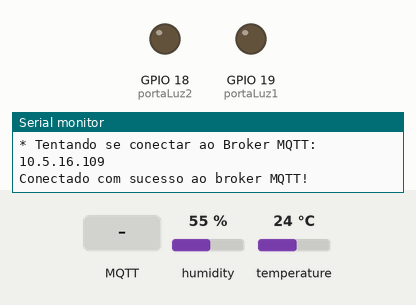
A sketch run on a simulated ESP32. Shown: output pins drawn as LEDs (lit = HIGH), the last lines printed to the serial monitor. Inputs (shaded band) come from the test bench; at power-on: humidity 55 %, temperature 24 °C. WiFi joins after 1.5 s; servers stay silent unless stated; no MQTT or app messages arrive unless stated.

Above: at 2.7 s.
2.8 s: MQTT message "ligaVentilador" arrives on the first subscribed topic
At 3.5 s:
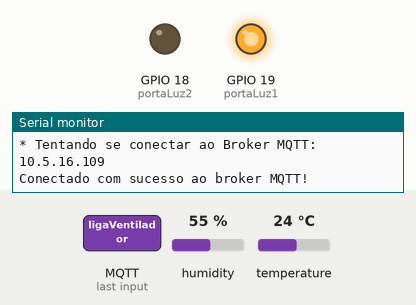
4.3 s: MQTT message "desligaVentilador" arrives on the first subscribed topic
At 4.7 s:
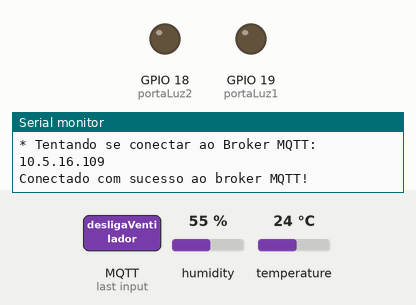
11.5 s: MQTT message "ligaPC" arrives on the first subscribed topic
At 12.5 s:
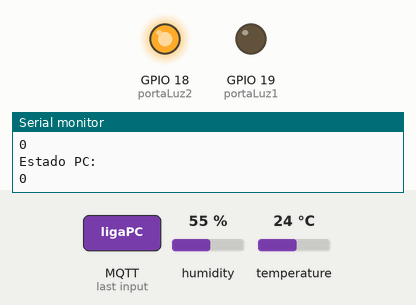
13.0 s: MQTT message "desligaPC" arrives on the first subscribed topic
At 13.7 s:
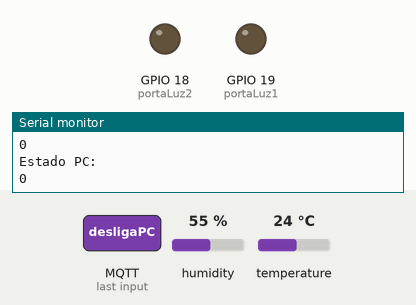
Timing chart, 0 to 15.5 s (numbered marks = the images above; inputs shaded):
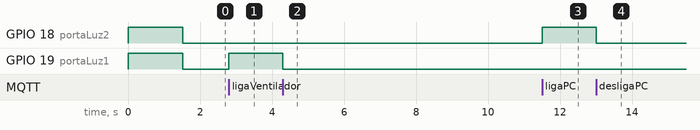

The sketch:

mod03.ino
```cpp
#include <WiFi.h> // Importa a Biblioteca ESP8266WiFi
#include <PubSubClient.h> // Importa a Biblioteca PubSubClient
#include <Adafruit_Sensor.h>
#include <DHT.h>
#define DHTTYPE    DHT11
#define ATRASO_SENSOR (1000UL * 10 * 1)

unsigned long tempoDecorrido = millis() + ATRASO_SENSOR;//começa a contar o tempo


// WIFI
const char* SSID = "WEP"; // SSID / nome da rede WI-FI que deseja se conectar
const char* PASSWORD = "vaidartudocerto"; // Senha da rede WI-FI que deseja se conectar
//const char* SSID = "Repeat"; // SSID / nome da rede WI-FI que deseja se conectar
//const char* PASSWORD = "12345679@Repeat"; // Senha da rede WI-FI que deseja se conectar

/*
// MQTT
const char* BROKER_MQTT = "m12.cloudmqtt.com";
int BROKER_PORT = 10858; // Porta do Broker MQTT
const char* mqttUser = "niwveled";    //user
const char* mqttPassword = "Jhkots1UqEvF";  //password
*/

const char* BROKER_MQTT = "10.5.16.109";
int BROKER_PORT = 1883; // Porta do Broker MQTT
const char* mqttUser = "sdufjf";    //user
const char* mqttPassword = "Sd2019-03";  //password

#define TOPICO_SUBSCRIBE "sd/3504/atuadores"     //tópico MQTT de escuta
#define TOPICO_PUBLISH_TEMP   "sd/3504/sensores/temperatura"    //tópico MQTT de envio de informações para Broker
#define TOPICO_PUBLISH_UMI   "sd/3504/sensores/umidade"    //tópico MQTT de envio de informações para Broker
#define ID_MQTT  "camadaCoisas3"     //id mqtt (para identificação de sessão)

String valorTMP_str;
char valorTMP[4];

//Variáveis e objetos globais
WiFiClient espClient; // Cria o objeto espClient
PubSubClient MQTT(espClient); // Instancia o Cliente MQTT passando o objeto espClient

char EstadoSaida1 = '0';  //variável que armazena o estado atual da saída do Ventilador
char EstadoSaida2 = '0';  //variável que armazena o estado atual da saída da Computador

const int portaLuz1 = GPIO_NUM_19; //porta/pino da luz 1
const int portaLuz2 = GPIO_NUM_18; //porta/pino da luz 2
const int DHTPIN = GPIO_NUM_23; //porta/pino do sensor de temp

DHT dht(DHTPIN, DHTTYPE);

//Declaração das Funções
void initSerial();
void initWiFi();
void initMQTT();
void reconectWiFi();
void mqtt_callback(char* topic, byte* payload, unsigned int length);
void VerificaConexoesWiFIEMQTT(void);
void InitOutput(void);

/*
 *  Implementações das funções
 */
void setup()
{
    //inicializações:
    InitOutput();
    initSerial();
    initWiFi();
    initMQTT();
    digitalWrite(portaLuz1, LOW);
    digitalWrite(portaLuz2, LOW);
    EstadoSaida1 = '0';
    EstadoSaida2 = '0';
}

//Função: inicializa comunicação serial com baudrate 115200 (para fins de monitorar no terminal serial
//        o que está acontecendo.
//Parâmetros: nenhum
//Retorno: nenhum
void initSerial()
{
    Serial.begin(115200);
}

//Função: inicializa e conecta-se na rede WI-FI desejada
//Parâmetros: nenhum
//Retorno: nenhum
void initWiFi()
{
    delay(10);
    Serial.println("------Conexao WI-FI------");
    Serial.print("Conectando-se na rede: ");
    Serial.println(SSID);
    Serial.println("Aguarde");

    reconectWiFi();
}

//Função: inicializa parâmetros de conexão MQTT(endereço do
//        broker, porta e seta função de callback)
//Parâmetros: nenhum
//Retorno: nenhum
void initMQTT()
{
    MQTT.setServer(BROKER_MQTT, BROKER_PORT);   //informa qual broker e porta deve ser conectado
    MQTT.setCallback(mqtt_callback);            //atribui função de callback (função chamada quando qualquer informação de um dos tópicos subescritos chega)
}

//Função: função de callback
//        esta função é chamada toda vez que uma informação de
//        um dos tópicos subescritos chega)
//Parâmetros: nenhum
//Retorno: nenhum
void mqtt_callback(char* topic, byte* payload, unsigned int length)
{
    String msg;

    //obtem a string do payload recebido
    for(int i = 0; i < length; i++)
    {
       char c = (char)payload[i];
       msg += c;
    }

    //toma ação dependendo da string recebida:
    if (msg.equals("desligaVentilador") && EstadoSaida1 == '1')
    {
        digitalWrite(portaLuz1, LOW);
        EstadoSaida1 = '0';
        //EnviaEstadoOutputMQTT();
    }

    //verifica se deve colocar nivel alto de tensão na saída da luz 1:
    if (msg.equals("ligaVentilador") && EstadoSaida1 == '0')
    {
        digitalWrite(portaLuz1, HIGH);
        EstadoSaida1 = '1';
        //EnviaEstadoOutputMQTT();
    }

    //verifica se deve colocar nivel baixo de tensão na saída da luz 1:
    if (msg.equals("desligaPC") && EstadoSaida2 == '1')
    {
        digitalWrite(portaLuz2, LOW);
        EstadoSaida2 = '0';
        //EnviaEstadoOutputMQTT();
    }

    //verifica se deve colocar nivel alto de tensão na saída da luz 1:
    if (msg.equals("ligaPC") && EstadoSaida2 == '0')
    {
        digitalWrite(portaLuz2, HIGH);
        EstadoSaida2 = '1';
        //EnviaEstadoOutputMQTT();
    }
    if (msg.equals("estadoVentilador"))
    {
        if (EstadoSaida1 == '1'){
          delay(200);
          MQTT.publish("sd/3504/atuadores/estado/ventilador", "1");
        }
        else {
          delay(200);
          MQTT.publish("sd/3504/atuadores/estado/ventilador", "0");
        }
    }
    if (msg.equals("estadoPC"))
    {
        if (EstadoSaida2 == '1'){
          delay(200);
          MQTT.publish("sd/3504/atuadores/estado/pc", "1");
        }
        else {
          delay(200);
          MQTT.publish("sd/3504/atuadores/estado/pc", "0");
        }
    }
}

//Função: reconecta-se ao broker MQTT (caso ainda não esteja conectado ou em caso de a conexão cair)
//        em caso de sucesso na conexão ou reconexão, o subscribe dos tópicos é refeito.
//Parâmetros: nenhum
//Retorno: nenhum
void reconnectMQTT()
{
    while (!MQTT.connected())
    {
        Serial.print("* Tentando se conectar ao Broker MQTT: ");
        Serial.println(BROKER_MQTT);
        if (MQTT.connect(ID_MQTT, mqttUser, mqttPassword))
        {
            Serial.println("Conectado com sucesso ao broker MQTT!");
            MQTT.subscribe(TOPICO_SUBSCRIBE);
        }
        else
        {
            Serial.println("Falha ao reconectar no broker.");
            Serial.println("Havera nova tentatica de conexao em 2s");
            delay(2000);
        }
    }
}

//Função: reconecta-se ao WiFi
//Parâmetros: nenhum
//Retorno: nenhum
void reconectWiFi()
{
    //se já está conectado a rede WI-FI, nada é feito.
    //Caso contrário, são efetuadas tentativas de conexão
    if (WiFi.status() == WL_CONNECTED)
        return;

    WiFi.begin(SSID, PASSWORD); // Conecta na rede WI-FI

    while (WiFi.status() != WL_CONNECTED)
    {
        delay(100);
        Serial.print(".");
    }

    Serial.println();
    Serial.print("Conectado com sucesso na rede ");
    Serial.print(SSID);
    Serial.println("\nIP obtido: ");
    Serial.println(WiFi.localIP());
}

//Função: verifica o estado das conexões WiFI e ao broker MQTT.
//        Em caso de desconexão (qualquer uma das duas), a conexão
//        é refeita.
//Parâmetros: nenhum
//Retorno: nenhum
void VerificaConexoesWiFIEMQTT(void)
{
    if (!MQTT.connected())
        reconnectMQTT(); //se não há conexão com o Broker, a conexão é refeita

     reconectWiFi(); //se não há conexão com o WiFI, a conexão é refeita
}

//Função: inicializa o output em nível lógico baixo
//Parâmetros: nenhum
//Retorno: nenhum
void InitOutput(void)
{
    //IMPORTANTE: o Led já contido na placa é acionado com lógica invertida (ou seja,
    //enviar HIGH para o output faz o Led apagar / enviar LOW faz o Led acender)
    pinMode(portaLuz1, OUTPUT);
    digitalWrite(portaLuz1, HIGH);
    pinMode(portaLuz2, OUTPUT);
    digitalWrite(portaLuz2, HIGH);
    dht.begin();
    //pinMode(sensorTemp, INPUT);
}


//Função: realiza a leitura do sensor ldr, imprime no terminal e publica no topico do MQTT os dados obtidos pelo sensor
//Parâmetros: nenhum
//Retorno: nenhum
void leituraTemp(){

    float temp = dht.readTemperature();
    float umi = dht.readHumidity();
    Serial.println("Temperatura Atual:");
    Serial.println(temp);
    Serial.println("Umidade Atual:");
    Serial.println(umi);
    Serial.println("Estado Ventilador:");
    Serial.println(EstadoSaida1);
    Serial.println("Estado PC:");
    Serial.println(EstadoSaida2);

    valorTMP_str = String(temp); //converting ftemp (the float variable above) to a string
    valorTMP_str.toCharArray(valorTMP, valorTMP_str.length() + 1); //packaging up the data to publish to mqtt whoa...
    MQTT.publish(TOPICO_PUBLISH_TEMP, valorTMP);

    valorTMP_str = String(umi); //converting ftemp (the float variable above) to a string
    valorTMP_str.toCharArray(valorTMP, valorTMP_str.length() + 1); //packaging up the data to publish to mqtt whoa...
    MQTT.publish(TOPICO_PUBLISH_UMI, valorTMP);
    /*
    int raw = analogRead(sensorTemp);
    double voltagem = (raw / 2048.0) * 3300;
    double temp = voltagem * 0.1;
    Serial.println("Temperatura: ");
    Serial.println(temp);

    valorTMP_str = String(temp); //converting ftemp (the float variable above) to a string
    valorTMP_str.toCharArray(valorTMP, valorTMP_str.length() + 1); //packaging up the data to publish to mqtt whoa...

    MQTT.publish(TOPICO_PUBLISH, valorTMP);
    */
}

//programa principal
void loop()
{

    // verifica se passou o tempo de atraso estipulado
    if((long)(millis() - tempoDecorrido) >= 0) {
      //chama a funcao para receber os dados do LDR
      leituraTemp();
      tempoDecorrido += ATRASO_SENSOR;
    }

    //garante funcionamento das conexões WiFi e ao broker MQTT
    VerificaConexoesWiFIEMQTT();

    //envia o status de todos os outputs para o Broker no protocolo esperado
    //EnviaEstadoOutputMQTT();

    //keep-alive da comunicação com broker MQTT
    MQTT.loop();
}
```

Measured:
- after the input at 2.8 s, GPIO 19 (portaLuz1): LOW → HIGH at once
- after the input at 4.3 s, GPIO 19 (portaLuz1): HIGH → LOW at once
- after the input at 11.5 s, GPIO 18 (portaLuz2): LOW → HIGH at once
- after the input at 13.0 s, GPIO 18 (portaLuz2): HIGH → LOW at once
